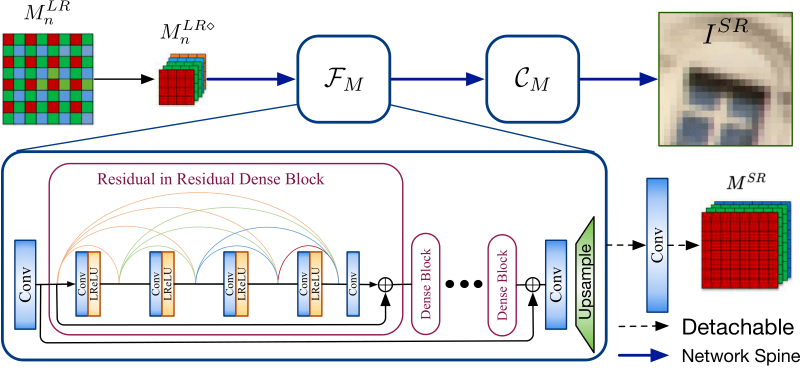
#> input picture misc/Network.png, 1617 x 748 px, given as the content of the folder ../data/DIV2K/DIV2K_train_HR, which was not available (shown at 1/2 size)
$ python crop_imgs.py   (older library calls are emulated)
#> lines starting #> are read from the running program, lines starting #| are printed output that depends on the picture; pictures that were not available may be replaced by others from this repository, and a replacement may not be noted
import os
import os.path as osp
import numpy as np
import cv2
from multiprocessing import Pool
import glob
import argparse


def main():
    parser = argparse.ArgumentParser(description='A multi-thread tool to crop sub images')
    parser.add_argument('--src_dir', type=str,
                        default='../data/DIV2K/DIV2K_train_HR',
                        help='path to original images folder')
    parser.add_argument('--save_dir', type=str,
                        default='../data/DIV2K/DIV2K_train_HR_sub',
                        help='path to output folder')
    parser.add_argument('--cont_var', type=float, default=0.,
                        help='content threshold for keeping or throwing a patch')
    parser.add_argument('--freq_var', type=float, default=0.,
                        help='frequency threshold for keeping or throwing a patch')
    parser.add_argument('--waste_dir', type=str,
                        default='',
                        help='path to put the wasted patches')
    parser.add_argument('--crop_sz', type=int, help='Crop size.',
                        default=480)
    parser.add_argument('--stride', type=int, help='stride for overlapped sliding window.',
                        default=240)
    parser.add_argument('--thres_sz', type=int,
                        help='Threshold size.Patches whose size is lower than thresh_size will be dropped.',
                        default=48)
    parser.add_argument('--n_thread', type=int, help='cpu_threads',
                        default=30)
    args = parser.parse_args()

    ext = 'png'
    crop_sz = args.crop_sz   # Crop size.
    stride = args.stride     # stride for overlapped sliding window.
    thres_sz = args.thres_sz   # Threshold size.Patches whose size is lower than thresh_size will be dropped.
    n_thread = args.n_thread    # cpu_threads

    enable_waste = (args.cont_var > 0) or (args.freq_var > 0)
    if not osp.exists(args.save_dir):
        os.makedirs(args.save_dir)
        print('mkdir [{:s}] ...'.format(args.save_dir))
    if enable_waste and not osp.exists(args.waste_dir):
        os.makedirs(args.waste_dir)
        print('mkdir [{:s}] ...'.format(args.waste_dir))

    # for DIV2K, 800
    # for DF2K, 800 (DIV2K) + 2650 (Flickr2k)
    img_list = sorted(
        glob.glob(osp.join(args.src_dir, '*' + ext))
    )
    print(f"find {len(img_list)} images in {args.src_dir} in total. ")
    pool = Pool(n_thread)
    for num, path in enumerate(img_list):
        print('processing {}/{}'.format(num, len(img_list)))
        pool.apply_async(worker, args=(path, args.save_dir,  args.waste_dir,
                                       crop_sz, stride, thres_sz, args.cont_var, args.freq_var))
#> this loop made 1 pass
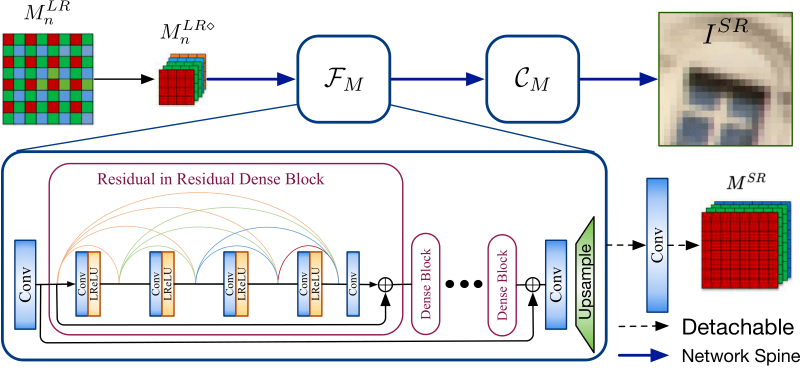
#> input picture misc/Network.png, 1617 x 748 px, given as the content of the folder ../data/DIV2K/DIV2K_train_HR, which was not available (shown at 1/2 size)
#> pass 1, in worker, `cv2.imwrite(osp.join(dst_folder, patch_name), patch)`:
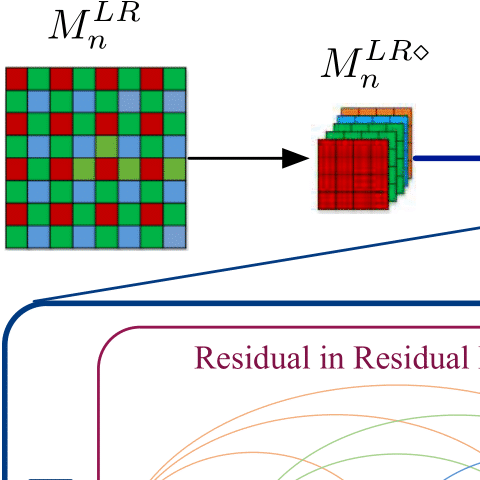
#> saved as Network_s00001.png: shape (480, 480, 3); mean B, G, R 212.9, 216.8, 213.5
#> pass 1, in worker, `cv2.imwrite(osp.join(dst_folder, patch_name), patch)`:
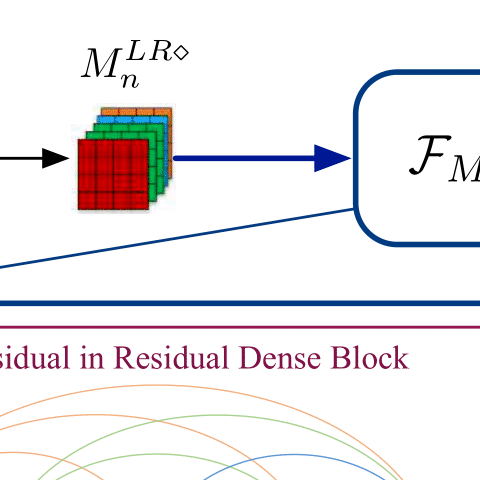
#> saved as Network_s00002.png: shape (480, 480, 3); mean B, G, R 236.9, 234.8, 237.4
#> pass 1, in worker, `cv2.imwrite(osp.join(dst_folder, patch_name), patch)`:
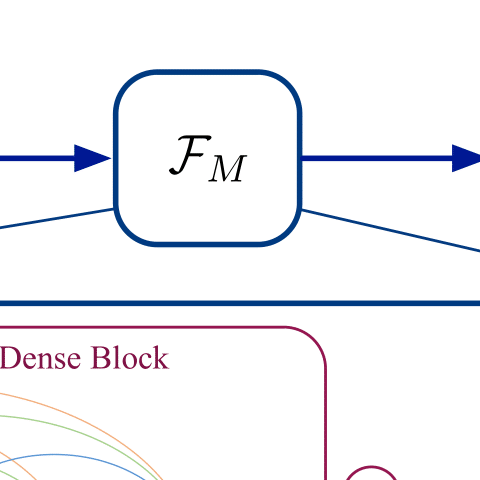
#> saved as Network_s00003.png: shape (480, 480, 3); mean B, G, R 247.1, 243.2, 242.5
#> pass 1, in worker, `cv2.imwrite(osp.join(dst_folder, patch_name), patch)`:
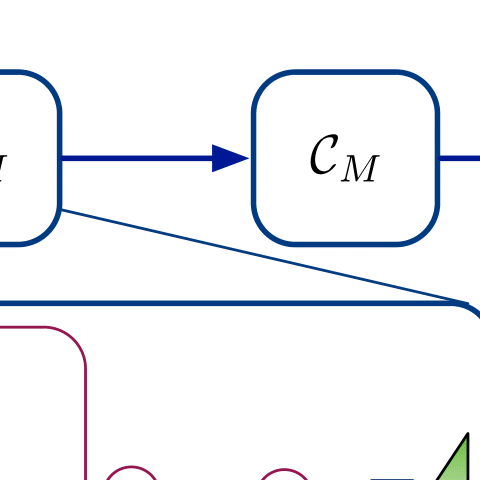
#> saved as Network_s00004.png: shape (480, 480, 3); mean B, G, R 247.4, 243.8, 241.8
    pool.close()
    pool.join()

    print('All subprocesses done.')


def worker(path, dst_folder, waste_img_folder, crop_sz, stride, thres_sz, cont_var_thresh, freq_var_thresh):
    img_name = osp.basename(path)
    img = cv2.imread(path, cv2.IMREAD_UNCHANGED)
    h, w, c = img.shape

    h_space = np.arange(0, h - crop_sz + 1, stride)
    if h - (h_space[-1] + crop_sz) > thres_sz:
        h_space = np.append(h_space, h - crop_sz)
    w_space = np.arange(0, w - crop_sz + 1, stride)
    if w - (w_space[-1] + crop_sz) > thres_sz:
        w_space = np.append(w_space, w - crop_sz)

    index = 0
    for x in h_space:
        for y in w_space:
            index += 1
            patch_name = img_name.replace('.png', '_s{:05d}.png'.format(index))
            patch = img[x:x + crop_sz, y:y + crop_sz, :]

            im_gray = patch[:, :, 1]

            [mean, var] = cv2.meanStdDev(im_gray)
            freq_var = cv2.Laplacian(im_gray, cv2.CV_8U).var()

            if var > cont_var_thresh and freq_var > freq_var_thresh:
                cv2.imwrite(osp.join(dst_folder, patch_name), patch)
            else:
                cv2.imwrite(osp.join(waste_img_folder, patch_name), patch)
    return 'Processing {:s} ...'.format(img_name)


if __name__ == '__main__':
    main()
